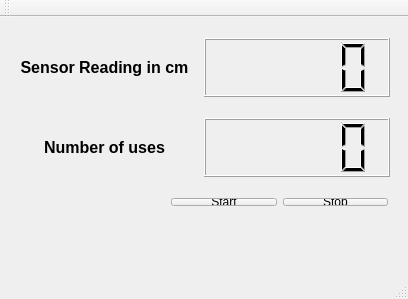
<?xml version="1.0" encoding="UTF-8"?>
<ui version="4.0">
 <class>MainWindow</class>
 <widget class="QMainWindow" name="MainWindow">
  <property name="geometry">
   <rect>
    <x>0</x>
    <y>0</y>
    <width>408</width>
    <height>299</height>
   </rect>
  </property>
  <property name="windowTitle">
   <string>MainWindow</string>
  </property>
  <widget class="QWidget" name="centralWidget">
   <widget class="QWidget" name="layoutWidget">
    <property name="geometry">
     <rect>
      <x>0</x>
      <y>90</y>
      <width>401</width>
      <height>81</height>
     </rect>
    </property>
    <layout class="QHBoxLayout" name="horizontalLayout_3">
     <item>
      <widget class="QLabel" name="label_2">
       <property name="text">
        <string>&lt;html&gt;&lt;head/&gt;&lt;body&gt;&lt;p align=&quot;center&quot;&gt;&lt;span style=&quot; font-size:12pt; font-weight:600;&quot;&gt;Number of uses&lt;/span&gt;&lt;/p&gt;&lt;/body&gt;&lt;/html&gt;</string>
       </property>
      </widget>
     </item>
     <item>
      <widget class="QLCDNumber" name="lcdNumber_2"/>
     </item>
    </layout>
   </widget>
   <widget class="QWidget" name="layoutWidget">
    <property name="geometry">
     <rect>
      <x>0</x>
      <y>10</y>
      <width>401</width>
      <height>81</height>
     </rect>
    </property>
    <layout class="QHBoxLayout" name="horizontalLayout">
     <item>
      <widget class="QLabel" name="label">
       <property name="text">
        <string>&lt;html&gt;&lt;head/&gt;&lt;body&gt;&lt;p align=&quot;center&quot;&gt;&lt;span style=&quot; font-size:12pt; font-weight:600;&quot;&gt;Sensor Reading in cm&lt;/span&gt;&lt;/p&gt;&lt;/body&gt;&lt;/html&gt;</string>
       </property>
      </widget>
     </item>
     <item>
      <widget class="QLCDNumber" name="lcdNumber"/>
     </item>
    </layout>
   </widget>
   <widget class="QWidget" name="layoutWidget">
    <property name="geometry">
     <rect>
      <x>160</x>
      <y>170</y>
      <width>239</width>
      <height>30</height>
     </rect>
    </property>
    <layout class="QHBoxLayout" name="horizontalLayout_2">
     <item>
      <widget class="QPushButton" name="startButton">
       <property name="text">
        <string>Start</string>
       </property>
      </widget>
     </item>
     <item>
      <widget class="QPushButton" name="stopButton">
       <property name="text">
        <string>Stop</string>
       </property>
      </widget>
     </item>
    </layout>
   </widget>
  </widget>
  <widget class="QMenuBar" name="menuBar">
   <property name="geometry">
    <rect>
     <x>0</x>
     <y>0</y>
     <width>408</width>
     <height>26</height>
    </rect>
   </property>
  </widget>
  <widget class="QToolBar" name="mainToolBar">
   <attribute name="toolBarArea">
    <enum>TopToolBarArea</enum>
   </attribute>
   <attribute name="toolBarBreak">
    <bool>false</bool>
   </attribute>
  </widget>
  <widget class="QStatusBar" name="statusBar"/>
 </widget>
 <layoutdefault spacing="6" margin="11"/>
 <resources/>
 <connections/>
</ui>
